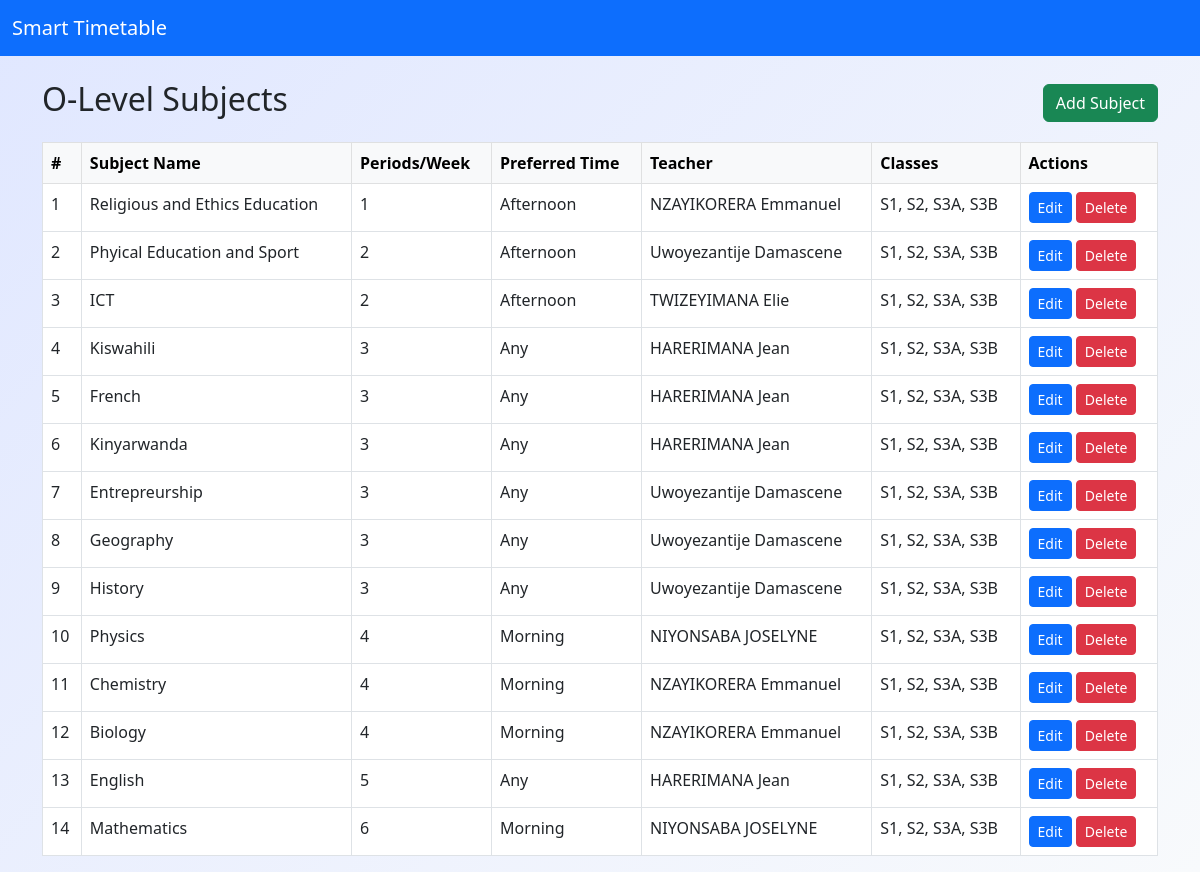
Screenshot of /admin/subjects.php with the database file from the repository.
### tables this page shows
CREATE TABLE `subjects` (
  `id` int(11) NOT NULL,
  `name` varchar(100) NOT NULL,
  `periods_per_week` int(11) NOT NULL,
  `preferred_time` enum('Any','Morning','Afternoon') DEFAULT 'Any',
  `teacher_id` int(11) DEFAULT NULL,
  `class_id` varchar(255) DEFAULT NULL,
  `class_ids` varchar(255) DEFAULT NULL
);

CREATE TABLE `teachers` (
  `id` int(11) NOT NULL,
  `name` varchar(100) NOT NULL
);

### admin/subjects.php (the view, shortened to what this page needs)
<?php
require_once '../includes/db.php';
$conn->query("ALTER TABLE subjects ADD COLUMN IF NOT EXISTS preferred_time ENUM('Any','Morning','Afternoon') DEFAULT 'Any'");
$conn->query("ALTER TABLE subjects ADD COLUMN IF NOT EXISTS teacher_id INT NULL");
$conn->query("ALTER TABLE subjects ADD COLUMN IF NOT EXISTS class_ids VARCHAR(255) NULL");
$teacher_result = $conn->query("SELECT * FROM teachers ORDER BY name ASC");
$all_teachers = $teacher_result ? $teacher_result->fetch_all(MYSQLI_ASSOC) : [];
$class_result = $conn->query("SELECT * FROM rooms ORDER BY name ASC");
$all_classes = $class_result ? $class_result->fetch_all(MYSQLI_ASSOC) : [];
$result = $conn->query("SELECT * FROM subjects ORDER BY id DESC");
$subjects = $result ? $result->fetch_all(MYSQLI_ASSOC) : [];
?>
<!DOCTYPE html>
<html lang="en">
<head>
    <link href="https://cdn.jsdelivr.net/npm/bootstrap@5.3.0/dist/css/bootstrap.min.css" rel="stylesheet">
    <link href="../assets/css/style.css" rel="stylesheet">
</head>
<body>
    <nav class="navbar navbar-expand-lg navbar-dark bg-primary mb-4">
        <div class="container-fluid">
            <a class="navbar-brand" href="dashboard.php?type=olevel">Smart Timetable</a>
        </div>
    </nav>
    <div class="container">
        <div class="d-flex justify-content-between align-items-center mb-3">
            <h2>O-Level Subjects</h2>
            <button class="btn btn-success" data-bs-toggle="modal" data-bs-target="#addModal">Add Subject</button>
        </div>
        <table class="table table-bordered table-hover bg-white">
            <thead class="table-light">
                <tr>
                    <th>#</th>
                    <th>Subject Name</th>
                    <th>Periods/Week</th>
                    <th>Preferred Time</th>
                    <th>Teacher</th>
                    <th>Classes</th>
                    <th>Actions</th>
                </tr>
            </thead>
            <tbody>
                <?php foreach ($subjects as $i => $subject): ?>
                <tr>
                    <td><?= $i+1 ?></td>
                    <td><?= htmlspecialchars($subject['name']) ?></td>
                    <td><?= $subject['periods_per_week'] ?></td>
                    <td><?= htmlspecialchars($subject['preferred_time'] ?? 'Any') ?></td>
                    <td>
                        <?php
                        $teacher_name = '';
                        if (!empty($subject['teacher_id'])) {
                            foreach ($all_teachers as $t) {
                                if ($t['id'] == $subject['teacher_id']) {
                                    $teacher_name = htmlspecialchars($t['name']);
                                    break;
                                }
                            }
                        }
                        echo $teacher_name ?: '-';
                        ?>
                    </td>
                    <td>
                        <?php
                        $class_names = [];
                        if (!empty($subject['class_ids'])) {
                            $ids = explode(',', $subject['class_ids']);
                            foreach ($all_classes as $c) {
                                if (in_array($c['id'], $ids)) {
                                    $class_names[] = htmlspecialchars($c['name']);
                                }
                            }
                        }
                        echo $class_names ? implode(', ', $class_names) : '-';
                        ?>
                    </td>
                    <td>
                        <button class="btn btn-sm btn-primary" data-bs-toggle="modal" data-bs-target="#editModal<?= $subject['id'] ?>">Edit</button>
                        <form method="post" action="" style="display:inline-block">
                            <button type="submit" name="delete" class="btn btn-sm btn-danger" onclick="return confirm('Delete this subject?')">Delete</button>
                        </form>
                    </td>
                </tr>
                <?php endforeach; ?>
            </tbody>
        </table>
    </div>
</body>
</html>

### assets/css/style.css (style rules this page uses)
body { background: linear-gradient(135deg, #e0e7ff 0%, #f8fafc 100%); }

### rows the page displays
subjects: name "Religious and Ethics Education", periods_per_week "1", preferred_time "Afternoon", teacher.name "NZAYIKORERA Emmanuel", class_names "S1, S2, S3A, S3B"
subjects: name "Phyical Education and Sport", periods_per_week "2", preferred_time "Afternoon", teacher.name "Uwoyezantije Damascene", class_names "S1, S2, S3A, S3B"
subjects: name "ICT", periods_per_week "2", preferred_time "Afternoon", teacher.name "TWIZEYIMANA Elie", class_names "S1, S2, S3A, S3B"
subjects: name "Kiswahili", periods_per_week "3", preferred_time "Any", teacher.name "HARERIMANA Jean", class_names "S1, S2, S3A, S3B"
subjects: name "French", periods_per_week "3", preferred_time "Any", teacher.name "HARERIMANA Jean", class_names "S1, S2, S3A, S3B"
subjects: name "Kinyarwanda", periods_per_week "3", preferred_time "Any", teacher.name "HARERIMANA Jean", class_names "S1, S2, S3A, S3B"
subjects: name "Entrepreurship", periods_per_week "3", preferred_time "Any", teacher.name "Uwoyezantije Damascene", class_names "S1, S2, S3A, S3B"
subjects: name "Geography", periods_per_week "3", preferred_time "Any", teacher.name "Uwoyezantije Damascene", class_names "S1, S2, S3A, S3B"
subjects: name "History", periods_per_week "3", preferred_time "Any", teacher.name "Uwoyezantije Damascene", class_names "S1, S2, S3A, S3B"
subjects: name "Physics", periods_per_week "4", preferred_time "Morning", teacher.name "NIYONSABA JOSELYNE", class_names "S1, S2, S3A, S3B"
subjects: name "Chemistry", periods_per_week "4", preferred_time "Morning", teacher.name "NZAYIKORERA Emmanuel", class_names "S1, S2, S3A, S3B"
subjects: name "Biology", periods_per_week "4", preferred_time "Morning", teacher.name "NZAYIKORERA Emmanuel", class_names "S1, S2, S3A, S3B"
subjects: name "English", periods_per_week "5", preferred_time "Any", teacher.name "HARERIMANA Jean", class_names "S1, S2, S3A, S3B"
subjects: name "Mathematics", periods_per_week "6", preferred_time "Morning", teacher.name "NIYONSABA JOSELYNE", class_names "S1, S2, S3A, S3B"
